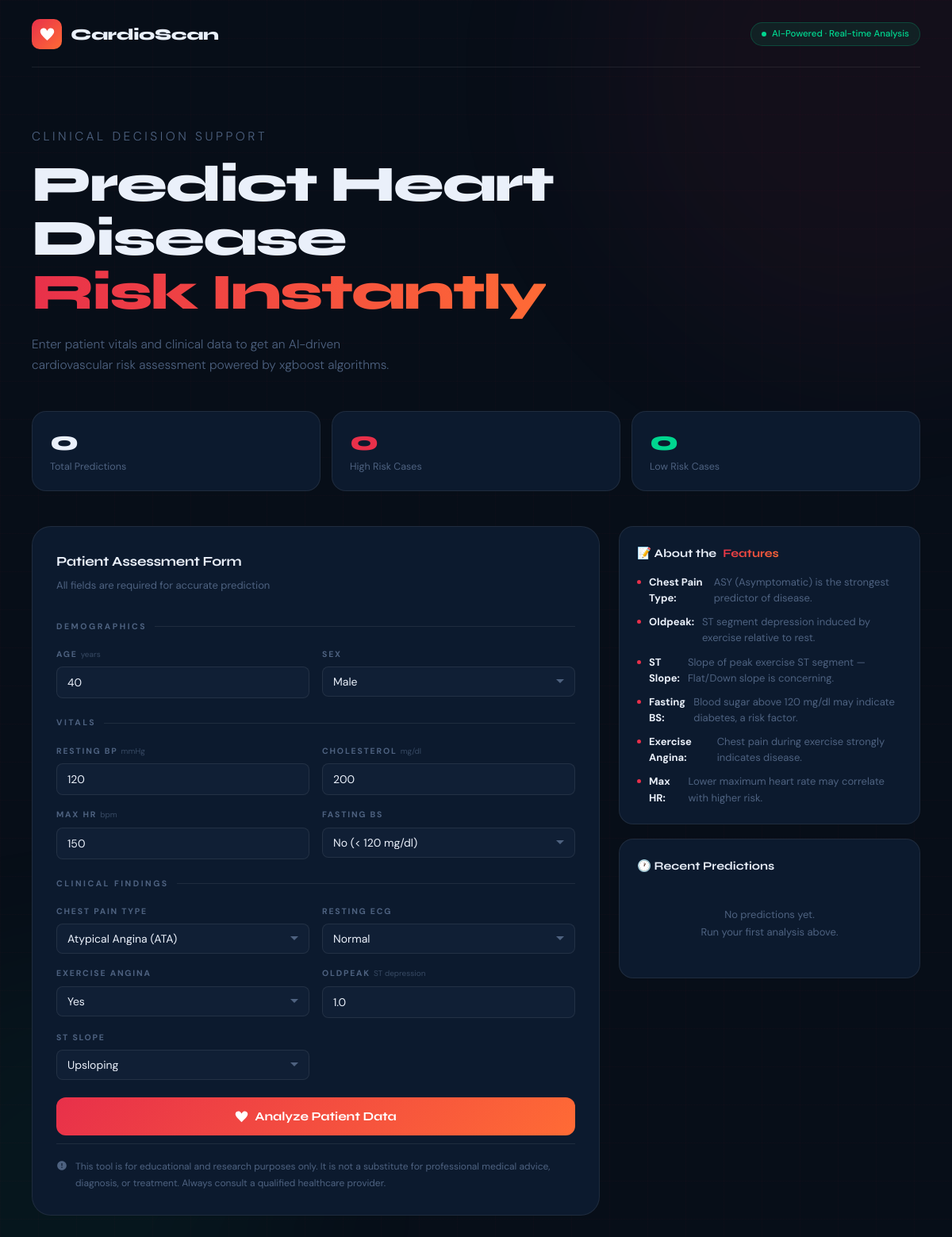
/, run on an earlier commit of the app's database.
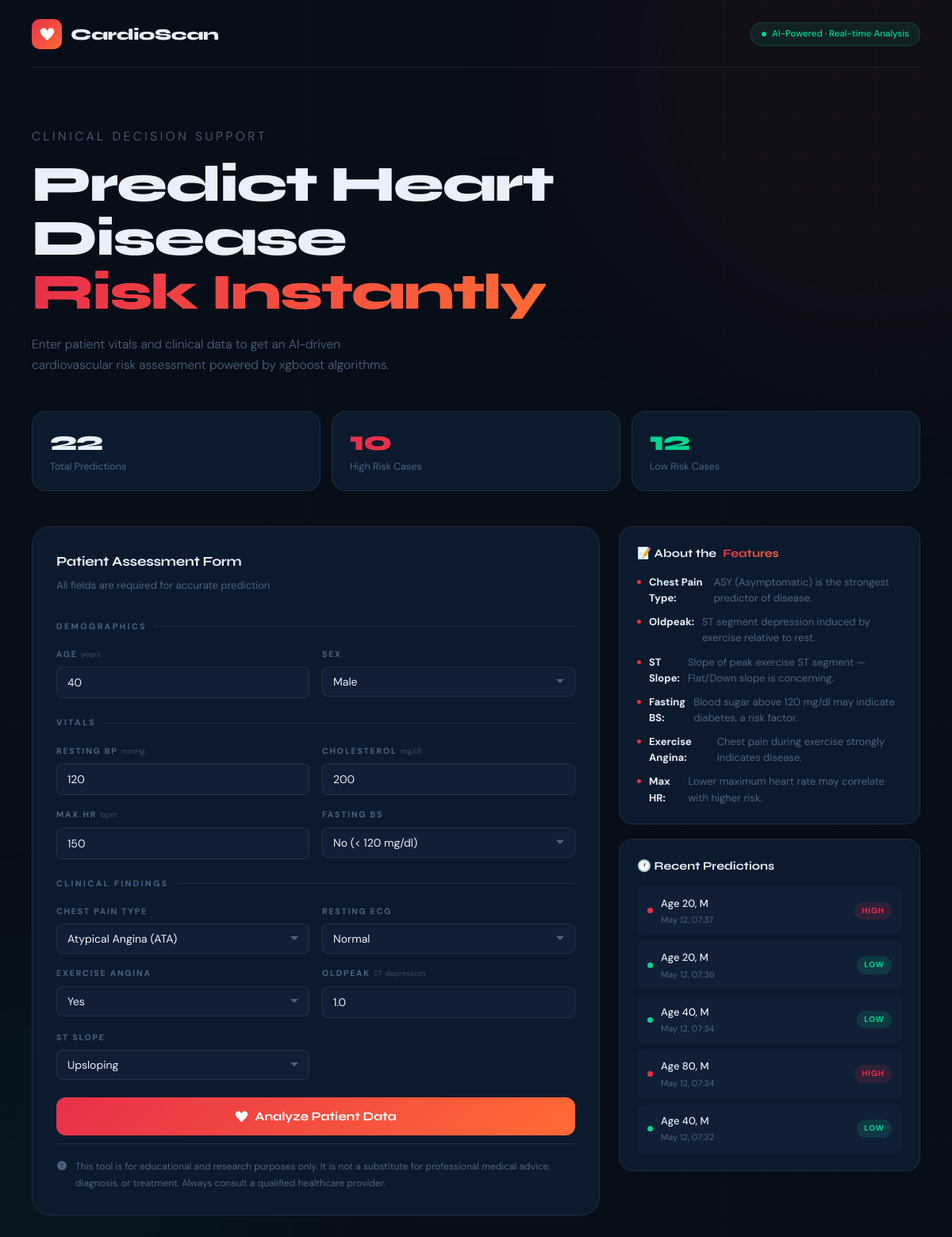
And on a later commit of the database.
### heart_app/models.py (models this page shows, shortened)
class PredictionRecord(models.Model):
    age = models.IntegerField()
    sex = models.CharField(max_length=1)
    chest_pain_type = models.CharField(max_length=10)
    resting_bp = models.IntegerField()
    cholesterol = models.IntegerField()
    fasting_bs = models.IntegerField()
    resting_ecg = models.CharField(max_length=10)
    max_hr = models.IntegerField()
    exercise_angina = models.CharField(max_length=1)
    oldpeak = models.FloatField()
    st_slope = models.CharField(max_length=10)
    prediction = models.IntegerField()  # 0 or 1
    created_at = models.DateTimeField(auto_now_add=True)
    class Meta:
        ordering = ['-created_at']

### heart_app/views.py (the view)
# urls.py: path('', views.index, name='index'),
def index(request):
    form   = HeartPredictionForm()
    recent = PredictionRecord.objects.order_by('-created_at')[:5]
    stats  = {
        'total':     PredictionRecord.objects.count(),
        'high_risk': PredictionRecord.objects.filter(prediction=1).count(),
        'low_risk':  PredictionRecord.objects.filter(prediction=0).count(),
    }
    return render(request, 'heart_app/index.html', {
        'form':   form,
        'recent': recent,
        'stats':  stats,
    })

### heart_app/templates/heart_app/index.html (shortened to what the changed rows need)
{% load static %}
<!doctype html>
<html lang="en">
  <head>
    <link rel="stylesheet" href="{% static 'heard.css' %}" />
  </head>
  <body>
    <div class="wrapper">
      <section class="hero">
        <h1>Predict Heart Disease<br /><span>Risk Instantly</span></h1>
      </section>
      <div class="stats-row">
        <div class="stat-card">
          <div class="stat-num">{{ stats.total }}</div>
          <div class="stat-label">Total Predictions</div>
        </div>
        <div class="stat-card">
          <div class="stat-num high">{{ stats.high_risk }}</div>
          <div class="stat-label">High Risk Cases</div>
        </div>
        <div class="stat-card">
          <div class="stat-num low">{{ stats.low_risk }}</div>
          <div class="stat-label">Low Risk Cases</div>
        </div>
      </div>
      <div class="main-grid">
        <div class="sidebar">
          <div class="history-card">
            <div class="history-list" id="historyList">
              {% if recent %}
                {% for record in recent %}
                  <div class="history-item">
                    <div class="history-item-left">
                      <div class="h-dot {% if record.prediction == 1 %}high{% else %}low{% endif %}"></div>
                      <div>
                        <div class="h-info">Age {{ record.age }}, {{ record.sex }}</div>
                        <div class="h-date">{{ record.created_at|date:"M d, H:i" }}</div>
                      </div>
                    </div>
                    <span class="h-badge {% if record.prediction == 1 %}high{% else %}low{% endif %}">
                      {% if record.prediction == 1 %}High{% else %}Low{% endif %}
                    </span>
                  </div>
                {% endfor %}
              {% else %}
                <div class="no-history">
                  No predictions yet.<br />Run your first analysis above.
                </div>
              {% endif %}
            </div>
          </div>
        </div>
      </div>
    </div>
  </body>
</html>

What changed in the data, as far as the page shows it:
added PredictionRecord: prediction 1 (drawn), age "20", sex "M", created_at "May 12, 07:37"
added PredictionRecord: prediction 0 (drawn), age "20", sex "M", created_at "May 12, 07:36"
added PredictionRecord: prediction 0 (drawn), age "40", sex "M", created_at "May 12, 07:34"
added PredictionRecord: prediction 1 (drawn), age "80", sex "M", created_at "May 12, 07:34"
added PredictionRecord: prediction 0 (drawn), age "40", sex "M", created_at "May 12, 07:32"
Also different on the page:
{{ stats.total }}: "0" → "22"
{{ stats.high_risk }}: "0" → "10"
{{ stats.low_risk }}: "0" → "12"
text no longer shown: "No predictions yet. Run your first analysis above."
